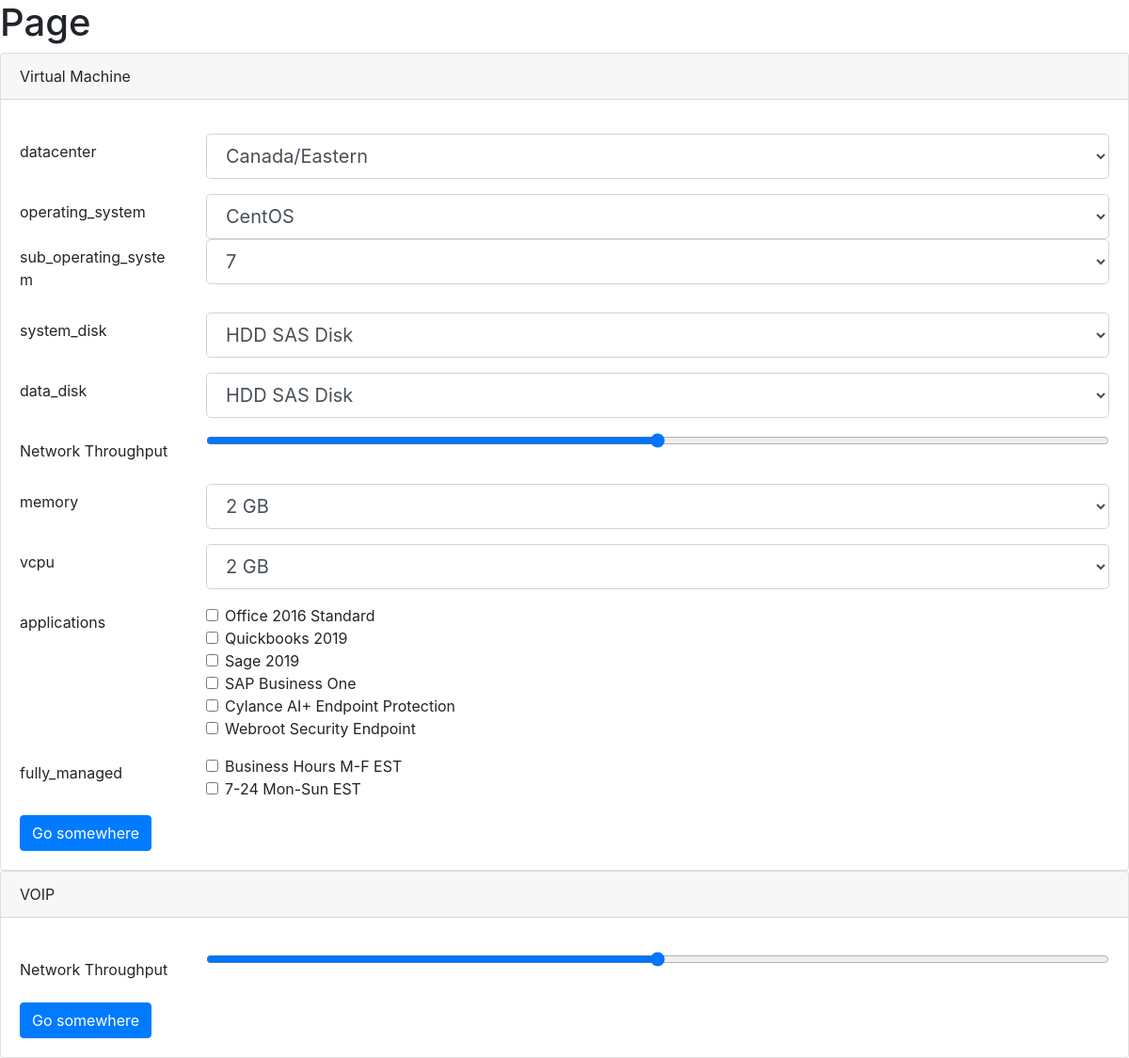
The app's page /, older data.
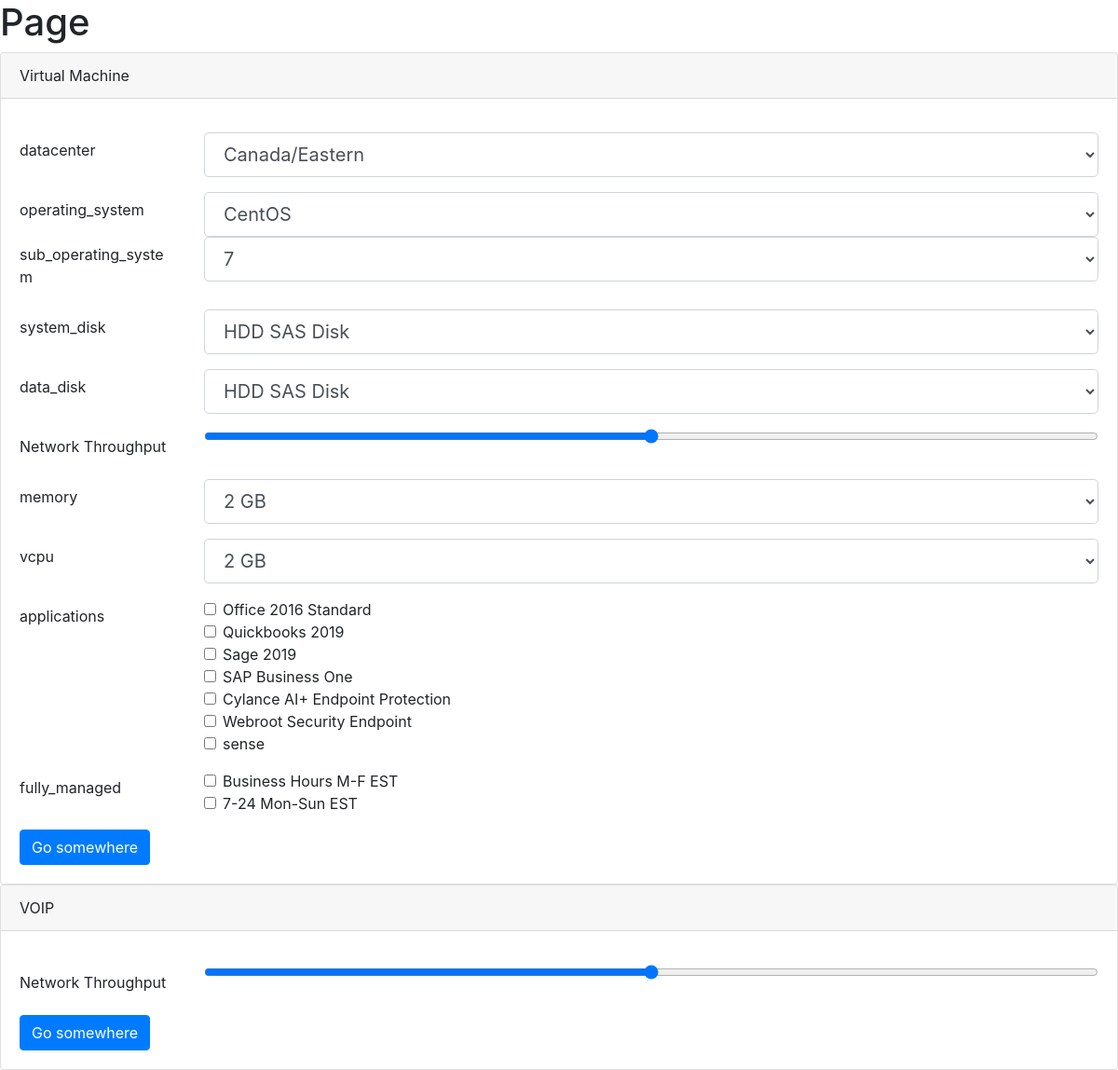
The same page, newer data.
### ajaxcall/models.py (models this page shows, shortened)
class AjaxForm(models.Model):
    Name = models.CharField(max_length=255)
    Field = models.ManyToManyField(Model_Inputs)
    SubForm = models.ManyToManyField(AjaxForm_SUB)
    def get_form_name(self):
        return self.Name.lower().replace(' ','_')
    def get_fields(self,request):
        fields = []
        form_name = self.get_form_name()
        for i in self.Field.all():
            try:
                fields.append(i.get_field(request,form_name))
                print('Workds')
            except AttributeError:
                pass
        return fields
    def get_form(self,request):
        request.session.modified = True
        try:
            session = request.session[self.get_form_name()]
        except KeyError:
            request.session[self.get_form_name()] = {}
            request.session[self.get_form_name()]['price_table'] = {}
        context = { 'form_nice_name': self.Name , 'form_name': self.get_form_name() , 'Fields' : self.get_fields(request) }
        return  mark_safe(render_to_string('ajaxcall/Master.html' , context ))
    def get_form_js(self,request):
        context = { 'form_nice_name': self.Name , 'form_name': self.get_form_name() , 'Fields' : self.get_fields(request) }
        return  mark_safe(render_to_string('ajaxcall/Master_JS.html' , context ))
    class Meta:
        verbose_name = 'Form'

class Model_Number(models.Model):
    Name = models.CharField(max_length=255,blank=True, null=True,default="",)
    min = models.IntegerField(default=1)
    max = models.IntegerField(default=1)
    default = models.IntegerField(default=1)
    step = models.IntegerField(default=1)
    price_calculate = models.BooleanField(default=True)
    price = models.FloatField(default=1)
    TEMPLATES = (('Slider', 'Slider'),('Number', 'Number'),('Slider_Number', 'Slider_Number'))
    template = models.CharField(max_length=255,choices=TEMPLATES,default='Number',)
    class Meta:
        verbose_name = 'Number'
    def get_field(self,request=False,session=False,model_name=False):
        value = self.default
        print('Workds')
        try:
            value = session['value']
        except KeyError:
            session['value'] = self.default
        if self.price_calculate:
            if session['price'] == 0 :
                session['price']  = self.price
        return { 'data' :  self , 'name' : model_name , 'value' : value , 'template' : 'ajaxcall/%s.html' % self.template }

class Model_Choices_price(models.Model):
    Value = models.CharField(max_length=255,blank=True, null=True,default="",)
    price = models.FloatField(default=1)
    sub_choices = models.ManyToManyField(Model_Sub_Choices,blank=True)
    sub_price = models.ForeignKey(Model_Number,blank=True, null=True,on_delete=models.SET_NULL)
    class Meta:
        verbose_name = 'List choices with price'

### Home/views.py (the view)
# urls.py: path('', views.index, name='index'),
def index(request):
  context = { 'APP': 'Page' , 'Forms' : [] , 'Forms_JS' : AjaxForm.objects.all()[0].get_form_js(request) }
  try:
      for i in AjaxForm.objects.all():
          context['Forms'].append( i.get_form(request))
  except AjaxForm.DoesNotExist:
    pass
  return render(request, 'Home/Home.html', context )

### ajaxcall/models.py (called while the page is built)
    def __str__(self):
        return self.Value

    def get_field_name(self):
        return self.Name.lower().replace(' ','_')

    def get_model_name(self):
        return self.Name.lower().replace(' ','_')

### ajaxcall/templates/ajaxcall/select.html
<div class="form-group row">
  <label for="input{{ name }}" class="col-sm-2 col-form-label">{{ name }}</label>
  <div class="col-sm-10">
  <select class="form-control form-control-lg"  name='{{ name }}' id="input{{ name }}"  fsub={{Form_Name}}>
    {% for i in data %}
    <option value="{{i.id}}" {% if i.id == value.0 %}selected{% endif %} >{{ i.Value }}</option>
    {% endfor %}
  </select>
  </div>
{% if sub.data  %}
  <label for="input{{ sub.name }}" class="col-sm-2 col-form-label">{{ sub.name }}</label>
  <div class="col-sm-10">
  <select class="form-control form-control-lg"  name='{{ sub.name }}' id="input{{ sub.name }}"  fsub={{Form_Name}}>
    {% for i in sub.data %}
    <option value="{{i.id}}" {% if i.id == value.0 %}selected{% endif %} >{{ i }}</option>
    {% endfor %}
  </select>
  </div>
{% endif %}
</div>

### ajaxcall/templates/ajaxcall/Slider.html
  <div class="form-group row">
    <label for="input{{ name }}" class="col-sm-2 col-form-label" >{{ data.Name }} </label>
    <div class="col-sm-10">
    <input type="range" class="form-control-range" id="input{{ name }}" fsub={{Form_Name}} name='{{ name }}'  value="{{ value }}" min="{{ data.min }}" max="{{ data.max }}"  >
  </div>
  </div>

### ajaxcall/templates/ajaxcall/checkbox.html
<div class="form-group row">
  <label for="input{{ name }}" class="col-sm-2 col-form-label">{{ name }}</label>
  <div class="col-sm-10">
    {% for i in data %}
    <div class="form-check">
      <input class="form-check-input" type="checkbox" name="{{ name }}" id="{{ name }}{{i.id}}" value="{{i.id}}"  fsub={{Form_Name}} {% if i.id in value %}checked{% endif %}>
      <label class="form-check-label" for="{{ name }}{{i.id}}">
        {{ i.Value }}
      </label>
    </div>
    {% endfor %}
    </div>
</div>

### ajaxcall/templates/ajaxcall/Master.html
<div class="card">
  <div class="card-header">
    {{form_nice_name}}
  </div>
  <div class="card-body">
    <p class="card-text">
      {% for field in Fields %}
          {{ field }}
      {% endfor %}
    </p>
    <a href="#" class="btn btn-primary">Go somewhere</a>
  </div>
</div>

Row changes from the older to the newer data that the page shows:
added Model_Choices_price: Value "sense", shown under "applications"
